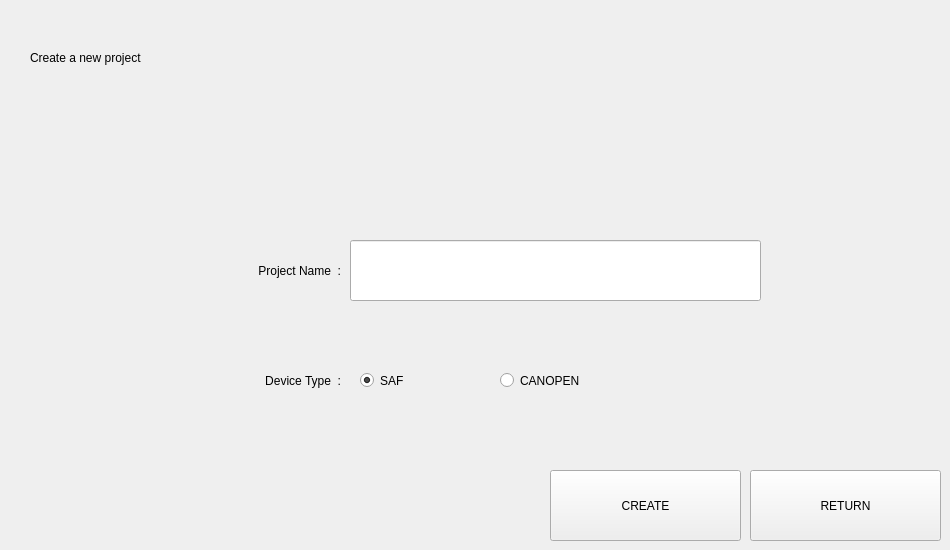
     <widget class="QWidget" name="page2_1_createpro">
      <widget class="QLabel" name="label_2_1_title">
       <property name="geometry">
        <rect>
         <x>30</x>
         <y>20</y>
         <width>791</width>
         <height>76</height>
        </rect>
       </property>
       <property name="text">
        <string>Create a new project</string>
       </property>
      </widget>
      <widget class="QLabel" name="label_2_1_name">
       <property name="geometry">
        <rect>
         <x>40</x>
         <y>250</y>
         <width>301</width>
         <height>41</height>
        </rect>
       </property>
       <property name="text">
        <string>Project Name  :</string>
       </property>
       <property name="alignment">
        <set>Qt::AlignRight|Qt::AlignTrailing|Qt::AlignVCenter</set>
       </property>
      </widget>
      <widget class="QLineEdit" name="edit_2_1_name">
       <property name="geometry">
        <rect>
         <x>350</x>
         <y>240</y>
         <width>411</width>
         <height>61</height>
        </rect>
       </property>
       <property name="text">
        <string/>
       </property>
      </widget>
      <widget class="QPushButton" name="btn_2_1_return">
       <property name="geometry">
        <rect>
         <x>750</x>
         <y>470</y>
         <width>191</width>
         <height>71</height>
        </rect>
       </property>
       <property name="text">
        <string>RETURN</string>
       </property>
      </widget>
      <widget class="QPushButton" name="btn_2_1_create">
       <property name="geometry">
        <rect>
         <x>550</x>
         <y>470</y>
         <width>191</width>
         <height>71</height>
        </rect>
       </property>
       <property name="text">
        <string>CREATE</string>
       </property>
      </widget>
      <widget class="QLabel" name="label_2_1_devtype">
       <property name="geometry">
        <rect>
         <x>40</x>
         <y>360</y>
         <width>301</width>
         <height>41</height>
        </rect>
       </property>
       <property name="text">
        <string>Device Type  :</string>
       </property>
       <property name="alignment">
        <set>Qt::AlignRight|Qt::AlignTrailing|Qt::AlignVCenter</set>
       </property>
      </widget>
      <widget class="QRadioButton" name="radio_canopen">
       <property name="geometry">
        <rect>
         <x>500</x>
         <y>360</y>
         <width>191</width>
         <height>41</height>
        </rect>
       </property>
       <property name="text">
        <string>CANOPEN</string>
       </property>
      </widget>
      <widget class="QRadioButton" name="radio_saf">
       <property name="geometry">
        <rect>
         <x>360</x>
         <y>360</y>
         <width>111</width>
         <height>41</height>
        </rect>
       </property>
       <property name="text">
        <string>SAF</string>
       </property>
       <property name="checked">
        <bool>true</bool>
       </property>
      </widget>
     </widget>
